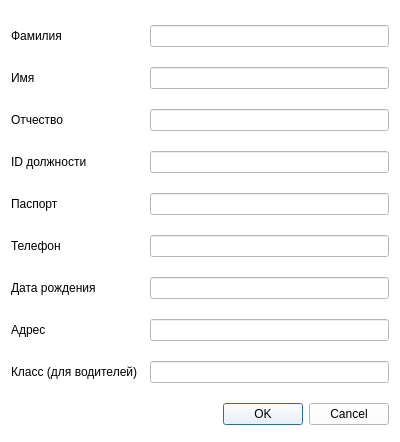
<?xml version="1.0" encoding="UTF-8"?>
<ui version="4.0">
 <class>edit_staff</class>
 <widget class="QWidget" name="edit_staff">
  <property name="geometry">
   <rect>
    <x>0</x>
    <y>0</y>
    <width>400</width>
    <height>442</height>
   </rect>
  </property>
  <property name="windowTitle">
   <string>Изменение данных о сотруднике</string>
  </property>
  <property name="styleSheet">
   <string notr="true">background-color: rgb(255, 255, 255);</string>
  </property>
  <layout class="QFormLayout" name="formLayout">
   <property name="horizontalSpacing">
    <number>12</number>
   </property>
   <property name="verticalSpacing">
    <number>20</number>
   </property>
   <property name="topMargin">
    <number>25</number>
   </property>
   <item row="0" column="0">
    <widget class="QLabel" name="label_surname">
     <property name="text">
      <string>Фамилия</string>
     </property>
    </widget>
   </item>
   <item row="0" column="1">
    <widget class="QLineEdit" name="surname"/>
   </item>
   <item row="1" column="0">
    <widget class="QLabel" name="label_name">
     <property name="text">
      <string>Имя</string>
     </property>
    </widget>
   </item>
   <item row="1" column="1">
    <widget class="QLineEdit" name="name"/>
   </item>
   <item row="2" column="0">
    <widget class="QLabel" name="label_patronymic">
     <property name="text">
      <string>Отчество</string>
     </property>
    </widget>
   </item>
   <item row="2" column="1">
    <widget class="QLineEdit" name="patronymic"/>
   </item>
   <item row="3" column="0">
    <widget class="QLabel" name="label_id">
     <property name="text">
      <string>ID должности</string>
     </property>
    </widget>
   </item>
   <item row="3" column="1">
    <widget class="QLineEdit" name="id"/>
   </item>
   <item row="4" column="0">
    <widget class="QLabel" name="label_passport">
     <property name="text">
      <string>Паспорт</string>
     </property>
    </widget>
   </item>
   <item row="4" column="1">
    <widget class="QLineEdit" name="passport"/>
   </item>
   <item row="5" column="0">
    <widget class="QLabel" name="label_phone">
     <property name="text">
      <string>Телефон</string>
     </property>
    </widget>
   </item>
   <item row="5" column="1">
    <widget class="QLineEdit" name="phone"/>
   </item>
   <item row="6" column="0">
    <widget class="QLabel" name="label_birthdate">
     <property name="text">
      <string>Дата рождения</string>
     </property>
    </widget>
   </item>
   <item row="6" column="1">
    <widget class="QLineEdit" name="birthdate"/>
   </item>
   <item row="7" column="0">
    <widget class="QLabel" name="label_adress">
     <property name="text">
      <string>Адрес</string>
     </property>
    </widget>
   </item>
   <item row="7" column="1">
    <widget class="QLineEdit" name="adress"/>
   </item>
   <item row="8" column="0">
    <widget class="QLabel" name="label_class_driver">
     <property name="text">
      <string>Класс (для водителей)</string>
     </property>
    </widget>
   </item>
   <item row="8" column="1">
    <widget class="QLineEdit" name="class_driver"/>
   </item>
   <item row="9" column="1">
    <widget class="QDialogButtonBox" name="control">
     <property name="standardButtons">
      <set>QDialogButtonBox::Cancel|QDialogButtonBox::Ok</set>
     </property>
    </widget>
   </item>
  </layout>
 </widget>
 <resources/>
 <connections/>
</ui>
